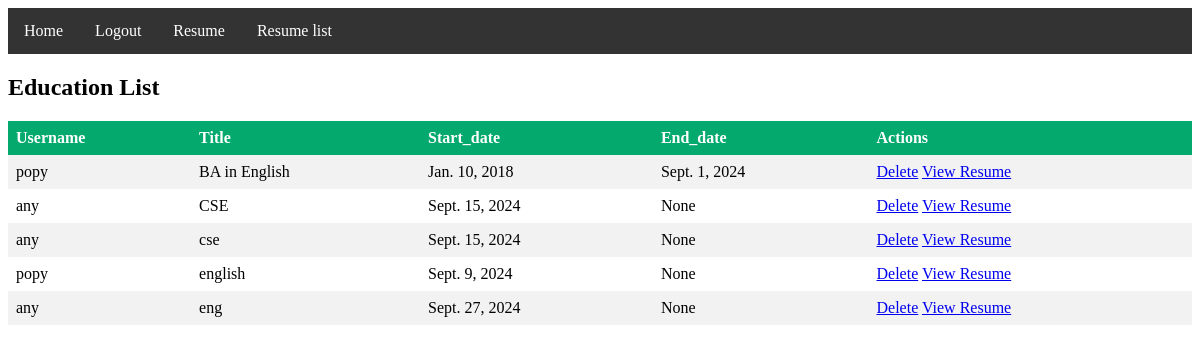
/viewEducation/, run on the app's committed database.
### myApp/models.py (models this page shows, shortened)
class Education_model(models.Model):
    user=models.ForeignKey(CustomUser,null=True,on_delete=models.CASCADE)
    title=models.CharField(max_length=100,null=True)
    start_date=models.DateField(null=True)
    end_date=models.DateField(null=True)

class CustomUser(AbstractUser):
    USER=[
        ('admin','Admin'),
        ('viewer','Viewer')
    ]
    usertype=models.CharField(choices=USER,null=True,max_length=100)

### myProject/views.py (the view)
# urls.py: path('viewEducation/',viewEducation,name='viewEducation'),
def viewEducation(req):
    resume=Education_model.objects.all()
    context={
        'resume':resume
    }
    return render(req,'viewEducation.html',context)

### Template/viewEducation.html (shortened to what this page needs)
{% extends 'base.html' %}
{% block body %}
<!DOCTYPE html>
<html>
<head>
</head>
<body>
<h2>Education List</h2>
<table>
  <tr>
    <th>Username</th>
    <th>Title</th>
    <th>Start_date</th>
    <th>End_date</th>
    <th>Actions</th>
  </tr>
  {% for r in resume %}
  <tr>
    <td>{{r.user.username}}</td>
    <td>{{r.title}}</td>
    <td>{{r.start_date}}</td>
    <td>{{r.end_date}}</td>
    <td>
      <a href="{% url 'deletePage' r.id %}">Delete</a>
      <a href="{% url 'viewResume' r.user.id %}">View Resume</a>
    </td>
  </tr>
  {% endfor %}
</table>
</body>
</html>
{% endblock body %}

### Template/viewEducation.html (style rules this page uses)
table { border-collapse: collapse; width: 100%; }
th, td { text-align: left; padding: 8px; }
tr:nth-child(even) { background-color: #f2f2f2 }
th { background-color: #04AA6D; color: white; }

### data on the page
Education_model: user.username "popy", title "BA in English", start_date "Jan. 10, 2018", end_date "Sept. 1, 2024"
Education_model: user.username "any", title "CSE", start_date "Sept. 15, 2024", end_date "None"
Education_model: user.username "any", title "cse", start_date "Sept. 15, 2024", end_date "None"
Education_model: user.username "popy", title "english", start_date "Sept. 9, 2024", end_date "None"
Education_model: user.username "any", title "eng", start_date "Sept. 27, 2024", end_date "None"
